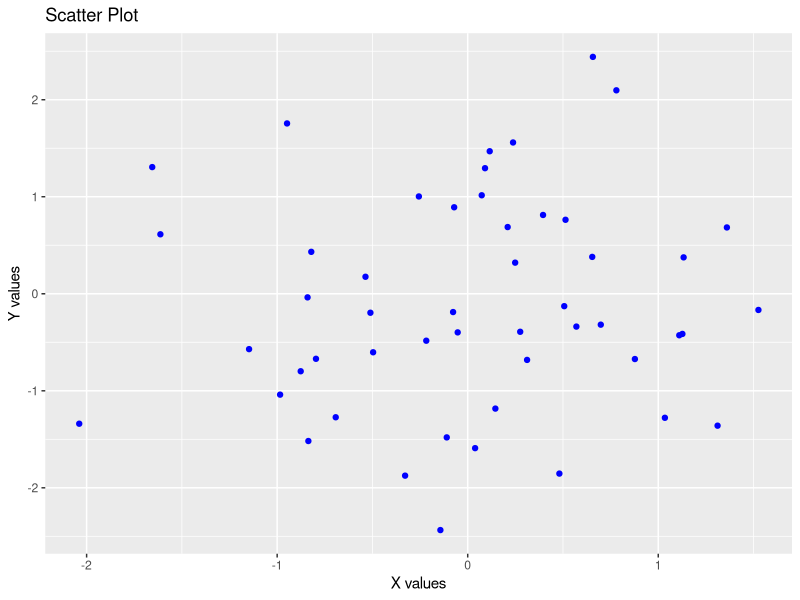
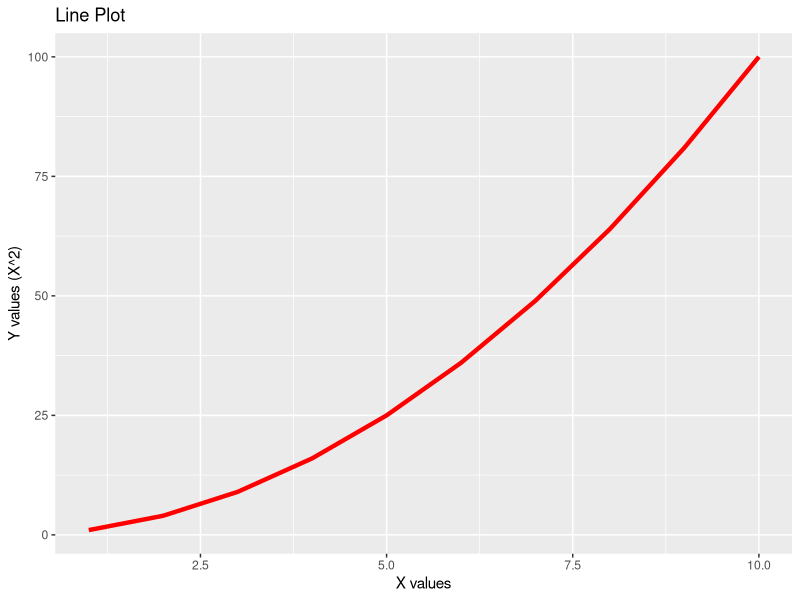
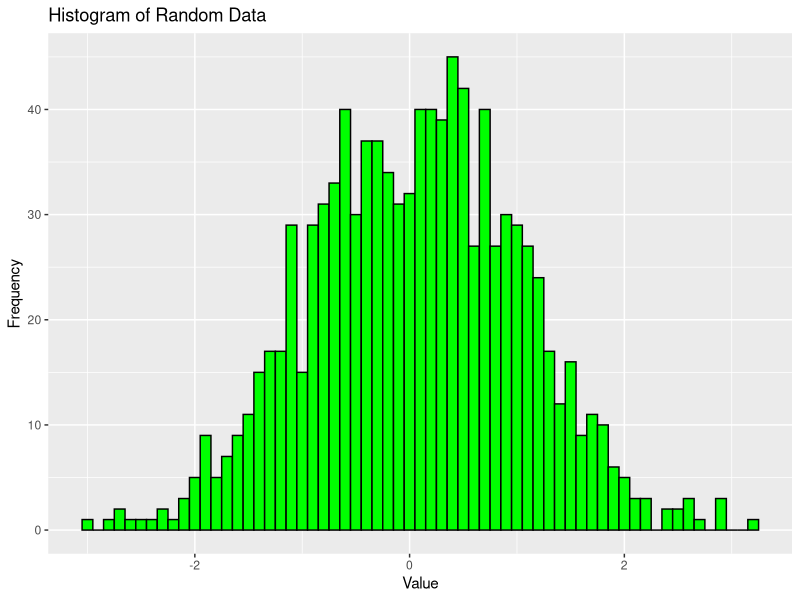
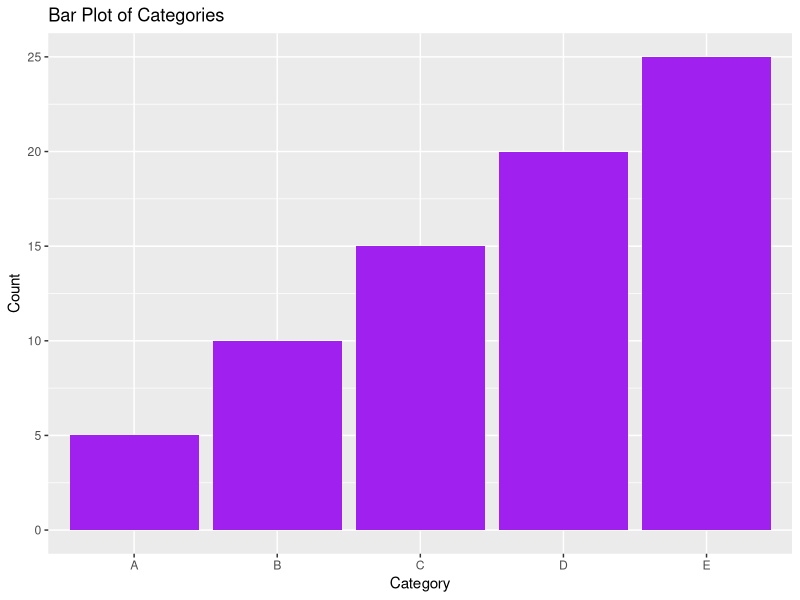
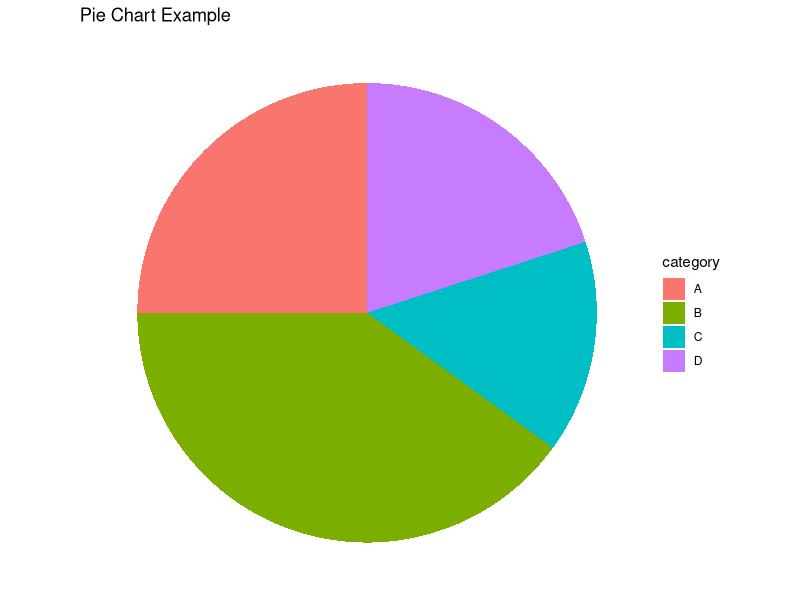
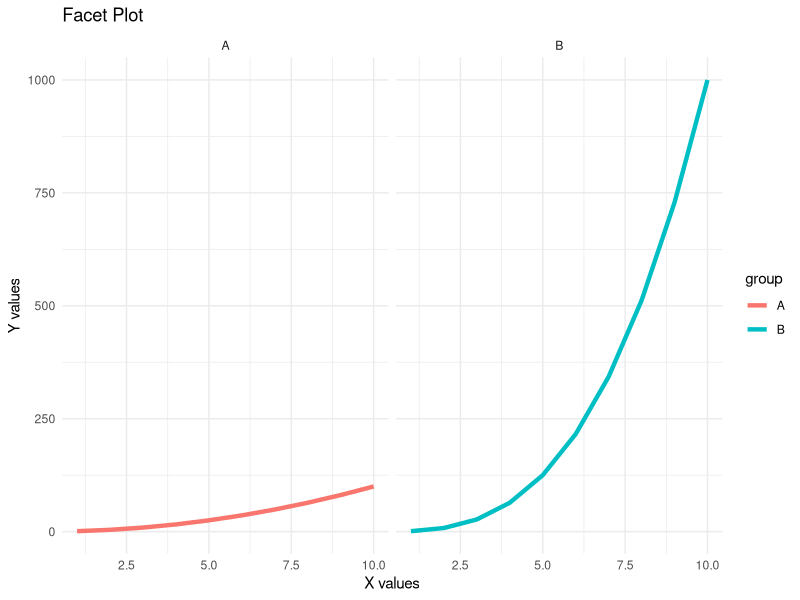

Generate these figures, in order, with R:
#Basic Scatter plot

# Load ggplot2 package
library(ggplot2)

# Create sample data
data <- data.frame(x = rnorm(50), y = rnorm(50))

# Scatter plot
ggplot(data, aes(x = x, y = y)) +
  geom_point(color = "blue") +
  labs(title = "Scatter Plot", x = "X values", y = "Y values")

#Line Plot

# Create sample data
data <- data.frame(x = 1:10, y = (1:10)^2)

# Line plot
ggplot(data, aes(x = x, y = y)) +
  geom_line(color = "red", size = 1.5) +
  labs(title = "Line Plot", x = "X values", y = "Y values (X^2)")

#Histogram
library(ggplot2)
# Create sample data
data <- data.frame(values = rnorm(1000))

# Histogram
ggplot(data, aes(x = values)) +
  geom_histogram(binwidth = 0.1, fill = "green", color = "black") +
  labs(title = "Histogram of Random Data", x = "Value", y = "Frequency")

#Barplot
library(ggplot2)
# Create sample data
data <- data.frame(category = c("A", "B", "C", "D", "E"),
                   count = c(5, 10, 15, 20, 25))

# Bar plot
ggplot(data, aes(x = category, y = count)) +
  geom_bar(stat = "identity", fill = "purple") +
  labs(title = "Bar Plot of Categories", x = "Category", y = "Count")

#Pie chart
library(ggplot2)

# Create sample data
data <- data.frame(category = c("A", "B", "C", "D"),
                   count = c(25, 40, 15, 20))

# Pie chart
ggplot(data, aes(x = "", y = count, fill = category)) +
  geom_bar(stat = "identity", width = 1) +
  coord_polar(theta = "y") +  #Transforms the barchart into a pie chart 
  labs(title = "Pie Chart Example") +
  theme_void()

#Face plot
library(ggplot2)
# Create sample data
data <- data.frame(x = rep(1:10, 2),
                   y = c((1:10)^2, (1:10)^3),
                   group = rep(c("A", "B"), each = 10))

# Facet plot
ggplot(data, aes(x = x, y = y)) +
  geom_line(aes(color = group), size = 1.5) +
  facet_wrap(~ group) +  # Create a subplot for each group
  labs(title = "Facet Plot", x = "X values", y = "Y values") +
  theme_minimal()

